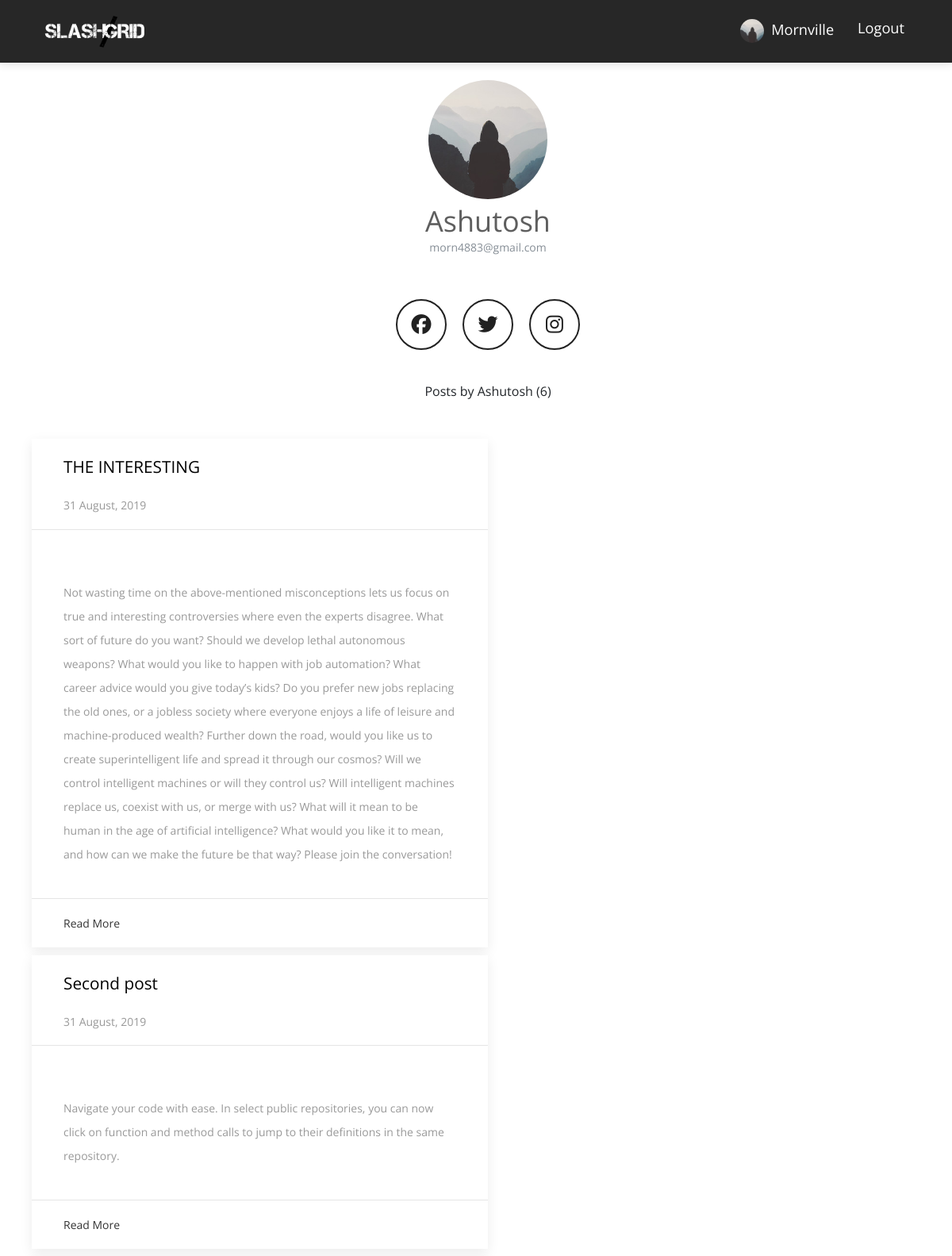
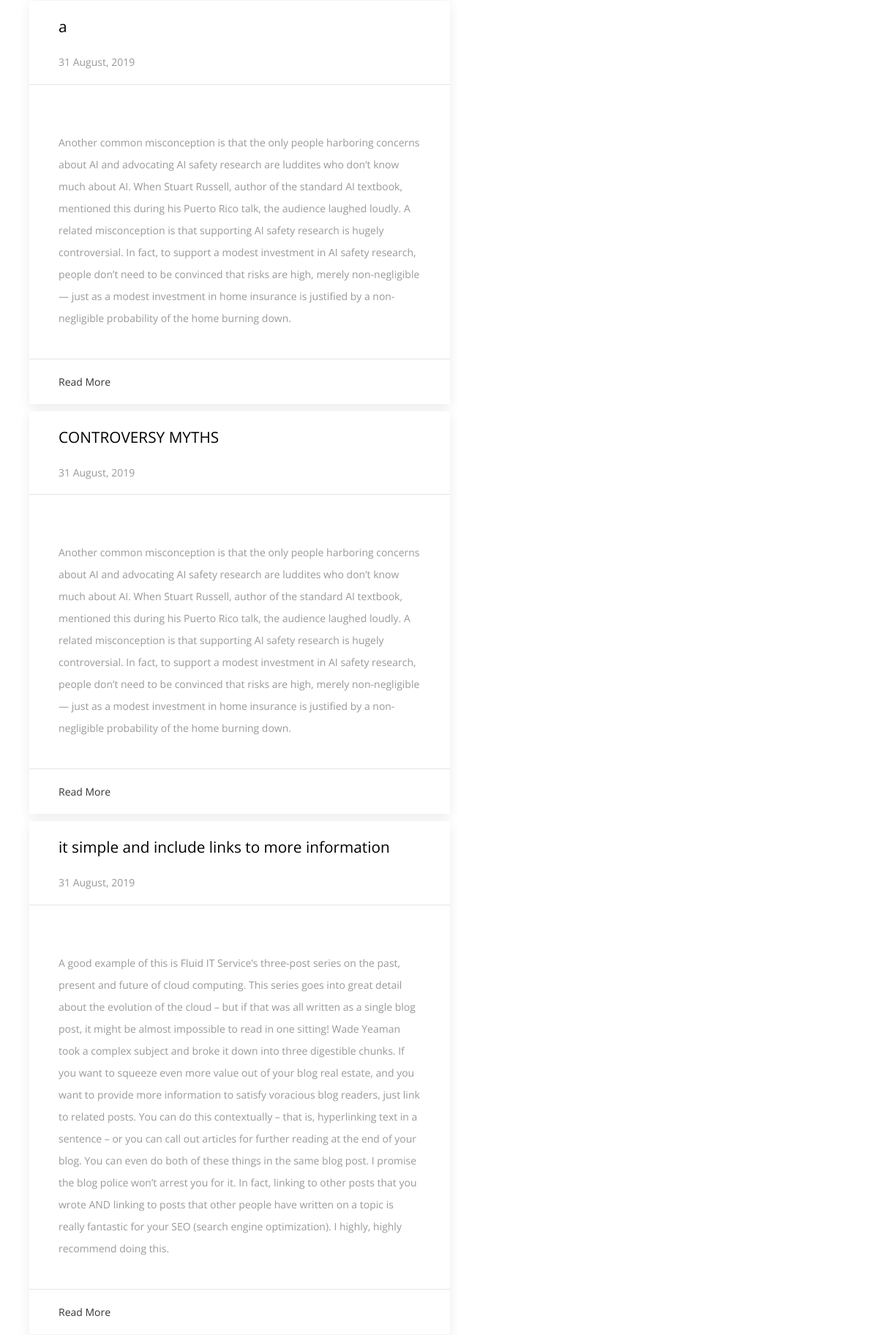
The page /user/Ashutosh (signed in, upper part) on the database its author committed (2 pictures, top to bottom).
### flaskblog/models.py (models this page shows, shortened)
class User(db.Model, UserMixin):
    id = db.Column(db.Integer, primary_key=True)
    username = db.Column(db.String(20), unique=True, nullable=False)
    email = db.Column(db.String(120), unique=True, nullable=False)
    image_file = db.Column(db.String(20), nullable=False, default='default.jpg')
    password = db.Column(db.String(60), nullable=False)
    fb_link = db.Column(db.String(120), unique=True, nullable=True)
    posts = db.relationship('Post', backref='author', lazy=True)
    comment = db.relationship('Comments', backref='author', lazy=True)

class Post(db.Model):
    id = db.Column(db.Integer, primary_key=True)
    title = db.Column(db.String(100), nullable=False)
    date_posted = db.Column(db.DateTime, nullable=False, default=datetime.utcnow)
    content = db.Column(db.Text, nullable=False)
    user_id = db.Column(db.Integer, db.ForeignKey('user.id'), nullable=False)
    comment = db.relationship('Comments', backref='post', lazy=True)

### flaskblog/users/routes.py (the view)
@users.route("/user/<string:username>")
def user_posts(username):
    page = request.args.get('page', 1, type=int)
    user = User.query.filter_by(username=username).first_or_404()
    posts = Post.query.filter_by(author=user)\
        .order_by(Post.date_posted.desc())\
        .paginate(page=page, per_page=5)
    form = UpdateAccountForm()
    if form.validate_on_submit():
        if form.picture.data:
            picture_file = save_picture(form.picture.data)
            current_user.image_file = picture_file
        current_user.username = form.username.data
        current_user.email = form.email.data
        db.session.commit()
        flash('Your account has been updated!', 'success')
        return redirect(url_for('users.account'))
    elif request.method == 'GET':
        form.username.data = current_user.username
        form.email.data = current_user.email
    image_file = url_for('static', filename='profile_pics/' + current_user.image_file)
    return render_template('user_posts.html', posts=posts, user=user, form=form, image_file=image_file, title=user.username)

### flaskblog/models.py (called while the page is built)
@login_manager.user_loader
def load_user(user_id):
    return User.query.get(int(user_id))

### flaskblog/templates/user_posts.html (shortened to what this page needs)
{% extends "base.html" %}
{% block content %}
<div class="uk-container" style="margin-top:100px">
  <div class="row text-center">
     <div class="col-lg-6 offset-lg-3">
     </div>
    <div class="col-lg-12">
            <img class="rounded-circle account-img" width="150" src="{{ image_file }}">
            <h3 class="account-heading uk-margin-small-top" style="text-transform: capitalize">{{ user.username }}
                    <p class="text-secondary" style="text-transform: lowercase">{{ current_user.email }}</p>
            </h3>
            <div class="effect varrius">
                    <div class="buttons">
                      <a href="{{ current_user.fb_link }}" class="fb" title="Join us on Facebook"><i class="fab fa-facebook" aria-hidden="true"></i></a>
                      <a href="{{ current_user.fb_link }}" class="tw" title="Join us on Twitter"><i class="fab fa-twitter" aria-hidden="true"></i></a>
                      <a href="{{ current_user.fb_link }}" class="insta" title="Join us on Instagram"><i class="fab fa-instagram" aria-hidden="true"></i></a>
                    </div>
                  </div>
            </div>
  </div>
  <div class="row uk-margin-medium-top">
    <div class="col-lg-12 text-center">
        Posts by {{ user.username }} ({{ posts.total }})
    </div>
     <br><br>
  </div>
    <div class="row">
        {% for post in posts.items %}
        <div class="col-lg-6" style="margin-bottom:10px">
            <div class="uk-card uk-card-default">
                <div class="uk-card-header">
                      <div class="uk-grid-small uk-flex-middle" uk-grid>
                          <div class="uk-width-expand">
                              <p style="font-size: 1.3em;color:black;">{{ post.title }}</p>
                              <br>
                              <p class="uk-text-meta uk-margin-remove-top"><time datetime="{{ post.date_posted.strftime('%d %B %Y') }}">{{ post.date_posted.strftime('%d %B, %Y') }}</time></p>
                          </div>
                      </div>
                  </div>
                  <div class="uk-card-body">
                    <br>
                      <p>{{ post.content }}</p>
                  </div>
                  <div class="uk-card-footer">
                      <a href="{{ url_for('posts.post', post_id=post.id) }}" class="uk-button uk-button-text" style="text-transform: capitalize">Read more</a>
                  </div>
                    </div>
        </div>
        {% endfor %}
    </div>
    <br><br>
</div>
{% endblock content %}

### flaskblog/templates/navbar.html (shortened to what this page needs)
<nav class="navbar main-nav  fixed-top navbar-expand-lg" style="background:#272727 !important">
    <div class="container">
        <a class="navbar-brand" href="/"><img src="{{ url_for('static', filename='images/download2.png') }}" alt="logo" width="150" style="padding:10px"></a>
        <div class="collapse navbar-collapse" id="navbarNav">
        <ul class="navbar-nav ml-auto">
          {% if current_user.is_authenticated %}
          <li class="nav-item">
              <a class="nav-link" href="{{ url_for('users.account') }}" style="text-transform: capitalize;color:white;font-size:1.3em">
                  <img class="rounded-circle" src="{{ url_for('static', filename='profile_pics/' + current_user.image_file) }}" width="30">
                  &nbsp;{{ current_user.username }}
              </a>
          </li>
          <li class="nav-item">
              <a class="nav-link" href="{{ url_for('users.logout') }}" style="color:white;font-size:1.3em">Logout</a>
          </li>
         {% endif %}
        </ul>
        </div>
    </div>
</nav>

### flaskblog/static/css/style.css (style rules this page uses)
body { font-family: "Open Sans", sans-serif; -webkit-font-smoothing: antialiased; }
h1, h2, h3, h4, h5, h6 { font-family: "Open Sans", sans-serif; color: #5e5e5e; font-weight: 400; line-height: 1; }
h3 { font-size: 36px; }
p, a, li, blockquote, label, span { font-size: 14px; letter-spacing: 0; line-height: 22px; color: #999999; margin-bottom: 0; }
p { line-height: 30px; }
.transition, .main-nav, .main-nav .navbar-brand { transition: .3s ease; }
.main-nav { background: #7d71d3; box-shadow: 0px 3px 10px 0px rgba(0, 0, 0, 0.1); }
.main-nav .navbar-brand { padding: 0; }
.main-nav .navbar-nav .nav-item { position: relative; }
.main-nav .navbar-nav .nav-item .nav-link { position: relative; text-align: center; font-size: 13px; color: #000; padding-left: 15px; padding-right: 15px; }

### flaskblog/templates/base.html (style rules this page uses)
.effect { width: 100%; background-color: #212121; }
.effect:nth-child(2n+1) { background-color: #fff; }
.effect .buttons { margin-top: 50px; display: flex; justify-content: center; }
.effect a { text-decoration: none !important; width: 60px; height: 60px; display: flex; align-items: center; justify-content: center; border-radius: 50%; margin-right: 20px; font-size: 25px; overflow: hidden; position: relative; color: #212121; border: 2px solid #212121; }
.effect a i { position: relative; z-index: 3; }
.effect a:last-child { margin-right: 0px; }
.effect a:before { content: ""; display: inline-block; height: 100%; vertical-align: middle; }
.effect a i { display: inline-block; vertical-align: middle; }
.effect.varrius a { transition: all 0.2s linear 0s; }
.effect.varrius a:after { content: ""; display: block; width: 90%; height: 90%; top: -110%; left: 0; right: 0; margin: auto; position: absolute; background-color: #212121; border-radius: 50%; }

### rows shown on the page
User: image_file (placeholder picture), username "Mornville", email "morn4883@gmail.com"
User: username "Ashutosh"
Post: title "THE INTERESTING", date_posted "31 August, 2019", content "Not wasting time on the above-mentioned misconceptions lets us focus on true and interesting controversies where even the experts disagree. What sort of future do you want? Should we develop lethal autonomous weapons? What would you like to happen with job automation? What career advice would you give today’s kids? Do you prefer new jobs replacing the old ones, or a jobless society where everyone enjoys a life of leisure and machine-produced wealth? Further down the road, would you like us to create superintelligent life and spread it through our cosmos? Will we control intelligent machines or will they control us? Will intelligent machines replace us, coexist with us, or merge with us?…"
Post: title "Second post", date_posted "31 August, 2019", content "Navigate your code with ease. In select public repositories, you can now click on function and method calls to jump to their definitions in the same repository."
Post: title "a", date_posted "31 August, 2019", content "Another common misconception is that the only people harboring concerns about AI and advocating AI safety research are luddites who don’t know much about AI. When Stuart Russell, author of the standard AI textbook, mentioned this during his Puerto Rico talk, the audience laughed loudly. A related misconception is that supporting AI safety research is hugely controversial. In fact, to support a modest investment in AI safety research, people don’t need to be convinced that risks are high, merely non-negligible — just as a modest investment in home insurance is justified by a non-negligible probability of the home burning down."
Post: title "CONTROVERSY MYTHS", date_posted "31 August, 2019", content "Another common misconception is that the only people harboring concerns about AI and advocating AI safety research are luddites who don’t know much about AI. When Stuart Russell, author of the standard AI textbook, mentioned this during his Puerto Rico talk, the audience laughed loudly. A related misconception is that supporting AI safety research is hugely controversial. In fact, to support a modest investment in AI safety research, people don’t need to be convinced that risks are high, merely non-negligible — just as a modest investment in home insurance is justified by a non-negligible probability of the home burning down."
Post: title "it simple and include links to more information", date_posted "31 August, 2019", content "A good example of this is Fluid IT Service’s three-post series on the past, present and future of cloud computing. This series goes into great detail about the evolution of the cloud – but if that was all written as a single blog post, it might be almost impossible to read in one sitting! Wade Yeaman took a complex subject and broke it down into three digestible chunks. If you want to squeeze even more value out of your blog real estate, and you want to provide more information to satisfy voracious blog readers, just link to related posts. You can do this contextually – that is, hyperlinking text in a sentence – or you can call out articles for further reading at the end of your blog. You…"

### other values the page prints
{{ posts.total }} "6"
